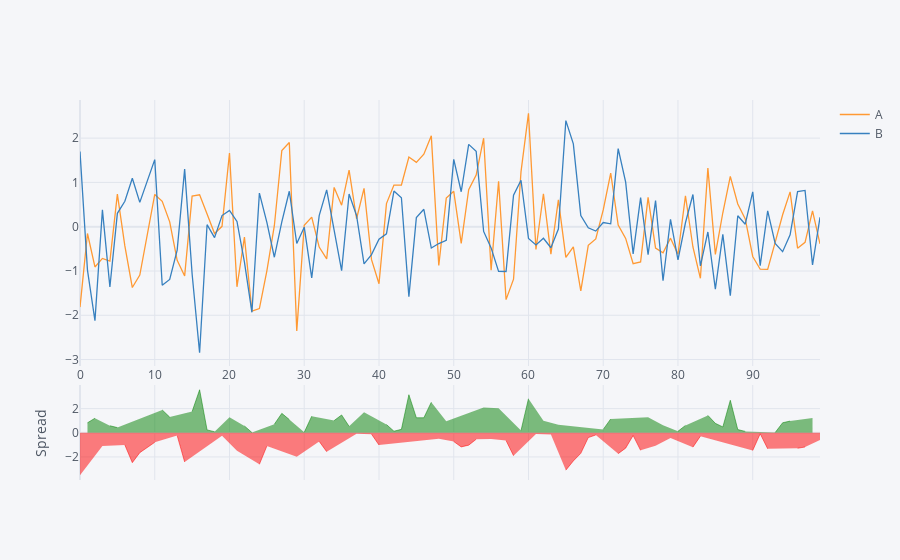

Notebook source saved alongside this figure:
### Code cell
df[['A', 'B']].iplot(kind='spread')
